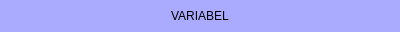
<?xml version="1.0" encoding="UTF-8"?>
<ui version="4.0">
 <class>VariableBlock_Shelf</class>
 <widget class="CBBaseBlock" name="VariableBlock_Shelf">
  <property name="geometry">
   <rect>
    <x>0</x>
    <y>0</y>
    <width>400</width>
    <height>32</height>
   </rect>
  </property>
  <property name="windowTitle">
   <string>VariableBlock_Shelf</string>
  </property>
  <layout class="QHBoxLayout" name="horizontalLayout">
   <property name="spacing">
    <number>0</number>
   </property>
   <property name="leftMargin">
    <number>0</number>
   </property>
   <property name="topMargin">
    <number>0</number>
   </property>
   <property name="rightMargin">
    <number>0</number>
   </property>
   <property name="bottomMargin">
    <number>0</number>
   </property>
   <item>
    <widget class="QWidget" name="widget" native="true">
     <property name="styleSheet">
      <string notr="true">background-color: rgb(170, 170, 255);</string>
     </property>
     <layout class="QHBoxLayout" name="horizontalLayout_2">
      <property name="spacing">
       <number>0</number>
      </property>
      <property name="leftMargin">
       <number>0</number>
      </property>
      <property name="topMargin">
       <number>0</number>
      </property>
      <property name="rightMargin">
       <number>0</number>
      </property>
      <property name="bottomMargin">
       <number>0</number>
      </property>
      <item>
       <widget class="QLabel" name="label">
        <property name="text">
         <string>VARIABEL</string>
        </property>
        <property name="alignment">
         <set>Qt::AlignCenter</set>
        </property>
       </widget>
      </item>
     </layout>
    </widget>
   </item>
  </layout>
 </widget>
 <layoutdefault spacing="6" margin="11"/>
 <customwidgets>
  <customwidget>
   <class>CBBaseBlock</class>
   <extends>QWidget</extends>
   <header>cbbaseblock.h</header>
   <container>1</container>
  </customwidget>
 </customwidgets>
 <resources/>
 <connections/>
</ui>
